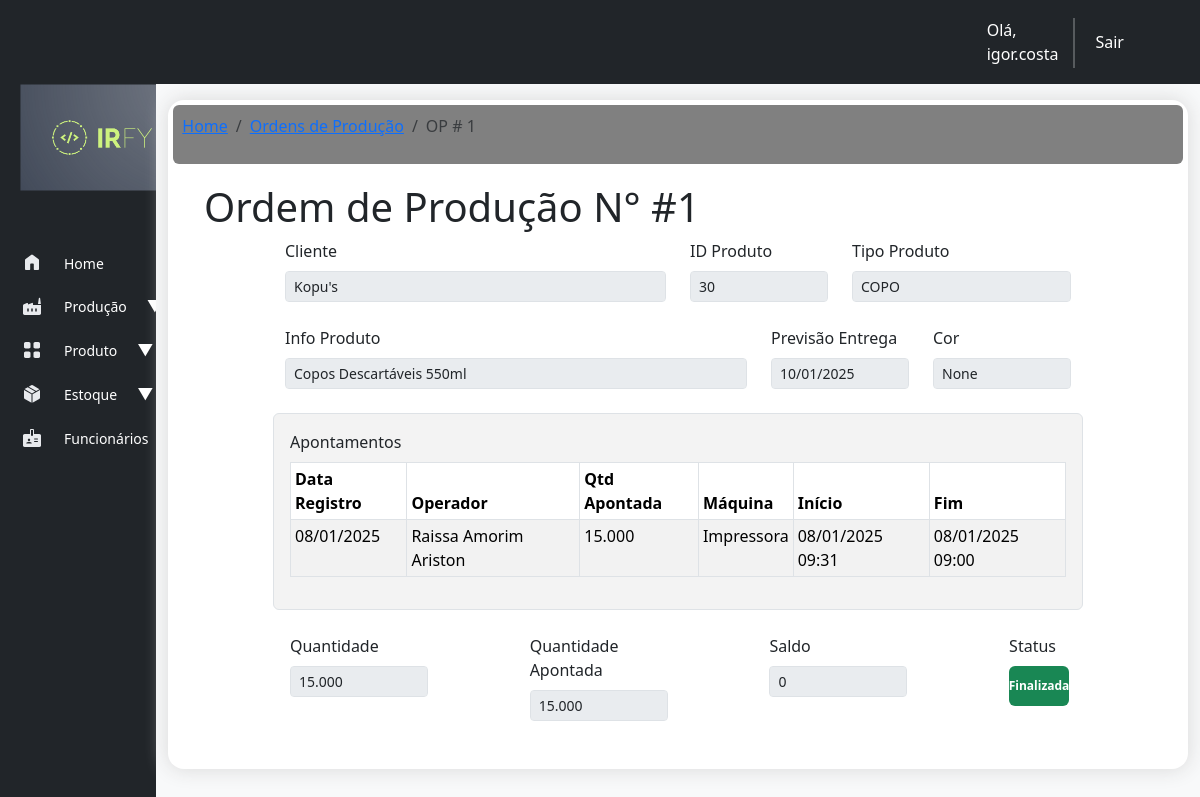
The page /producao/ordem_producao/1/ (signed in) on the database its author committed.
### producao/models.py (models this page shows, shortened)
class OrdemProducao(models.Model):
    STATUS_CHOICES = [
        ('pendente', 'Pendente'),
        ('em_producao', 'Em Produção'),
        ('finalizada', 'Finalizada'),
    ]
    cliente = models.ForeignKey(Cliente, on_delete=models.CASCADE)
    produto = models.ForeignKey(Produto, on_delete=models.CASCADE)
    quantidade = models.FloatField()
    quantidade_produzida = models.FloatField(default=0)
    saldo_op = models.FloatField(blank=True, null=True)
    data_criacao = models.DateTimeField(auto_now_add=True)
    data_previsao = models.DateField()
    status = models.CharField(max_length=20, choices=STATUS_CHOICES, default='pendente')
    is_estoque = models.BooleanField(default=0)
    data_fabricacao = models.DateField(null=True)
    lote = models.CharField(max_length=10, null=True)
    class Meta:
        verbose_name_plural = 'ordens_de_producao'

class ApontamentoProducao(models.Model):
    ordem_producao = models.ForeignKey(OrdemProducao, on_delete=models.CASCADE)
    quantidade_produzida = models.IntegerField()
    maquina = models.ForeignKey(Maquina, on_delete=models.CASCADE)
    funcionario_apontamento = models.ForeignKey(Funcionario, on_delete=models.CASCADE, default=1)
    inicio_producao = models.DateTimeField()
    fim_producao = models.DateTimeField()
    data_input_apontamento = models.DateTimeField(auto_now_add=True)
    class Meta:
        verbose_name_plural = 'Apontamentos'

class Maquina(models.Model):
    STATUS_CHOICES = [
        ('ativo', 'Ativo'),
        ('inativo', 'Inativo'),
    ]
    nome = models.CharField(max_length=255)
    codigo = models.CharField(max_length=50, unique=True)
    observacao = models.CharField(max_length=300, blank=True, null=True)
    capacidade_producao = models.DecimalField(max_digits=10, decimal_places=2)
    em_manutencao = models.BooleanField(default=False)
    status = models.CharField(max_length=7, choices=STATUS_CHOICES, default="ativo")
    date_added = models.DateTimeField(auto_now_add=True)
    def __str__(self):
        return self.nome

### cadastro/models.py (models this page shows)
class Cliente(models.Model):
    TIPOS_CLIENTE = [
        ('pf', 'Pessoa Física'),
        ('pj', 'Pessoa Jurídica'),
    ]
    nome_cliente = models.CharField(max_length=255)
    tipo_cliente = models.CharField(max_length=2, choices=TIPOS_CLIENTE, default='pf')
    cpf_cnpj = models.CharField(max_length=18, unique=True)
    email = models.EmailField(max_length=254)
    telefone = models.CharField(max_length=20, blank=True, null=True)
    endereco = models.TextField()
    data_cadastro = models.DateTimeField(auto_now_add=True)
    def __str__(self):
        return self.nome_cliente

class Produto(models.Model):
    STATUS_PRODUTO = [
        ('ativo', 'Ativo'),
        ('inativo', 'Inativo'),
    ]
    cliente = models.ForeignKey(Cliente, on_delete=models.CASCADE)
    nome = models.CharField(max_length=255)
    codigo = models.CharField(max_length=50, unique=True)
    descricao = models.TextField(blank=True, null=True)
    material = models.CharField(max_length=100, null=True)
    peso = models.DecimalField(max_digits=10, decimal_places=2, null=True)
    volume = models.DecimalField(max_digits=10, decimal_places=2, null=True)
    cor = models.CharField(max_length=50, null=True)
    status = models.CharField(max_length=7, choices=STATUS_PRODUTO, default="ativo", null=True)
    def __str__(self):
        return self.codigo

class Funcionario(models.Model):
    STATUS_CHOICES = [
        ('ativo', 'Ativo'),        ('inativo', 'Inativo'),
    ]
    nome_funcionario = models.CharField(max_length=100)
    matricula_funcionario = models.CharField(max_length=5, unique=True)
    status = models.CharField(max_length=7, choices=STATUS_CHOICES, default="ativo")
    created_at = models.DateField(auto_now_add=True)
    def __str__(self):
        return self.nome_funcionario

### producao/views.py (the view)
# urls.py: path('ordem_producao/<ordem_producao_id>/', views.ordem_de_producao, name='ordem_producao'),
@login_required
def ordem_de_producao(request, ordem_producao_id):
    ordem_producao = OrdemProducao.objects.get(id=ordem_producao_id)
    apontamentos = ApontamentoProducao.objects.filter(ordem_producao=ordem_producao)
    context = {'ordem_producao': ordem_producao, 'apontamentos': apontamentos}
    return render(request, 'producao/ordem_producao.html', context)

### producao/templates/producao/ordem_producao.html
{% extends "base.html" %}
{% load humanize %}
{% load django_bootstrap5 %}
{% block header %}
    <nav aria-label="breadcrumb">
        <ol class="breadcrumb">
            <li class="breadcrumb-item"><a href="{% url 'index' %}">Home</a></li>
            <li class="breadcrumb-item"><a href="{% url 'list_ordens' %}">Ordens de Produção</a></li>
            <li class="breadcrumb-item active" aria-current="page">OP # {{ ordem_producao.id }}</li>
        </ol>
    </nav>
{% endblock header %}
{% block content %}
    <div class="container">
            <h1 class="display-6"> Ordem de Produção N° #{{ ordem_producao.id }}</h1>
        <div class="row d-flex justify-content-center">
            <div class="col-md-5 mb-4">
                <label for="disabledTextInput" class="form-label">Cliente</label>
                <input disabled type="text" id="disabledTextInput" class="form-control form-control-sm" value="{{ ordem_producao.cliente }}">
            </div>
            <div class="col-md-2 mb-4">
                <label for="disabledTextInput" class="form-label">ID Produto</label>
                <input disabled type="text" id="disabledTextInput" class="form-control form-control-sm" value="{{ ordem_producao.produto }}">
            </div>
            <div class="col-md-3 mb-4">
                <label for="disabledTextInput" class="form-label">Tipo Produto</label>
                <input disabled type="text" id="disabledTextInput" class="form-control form-control-sm" value="{{ ordem_producao.produto.nome }}">
            </div>
        </div>
        <div class="row d-flex justify-content-center">
            <div class="col-md-6 mb-4">
                <label for="disabledTextInput" class="form-label">Info Produto</label>
                <input disabled type="text" id="disabledTextInput" class="form-control form-control-sm" value="{{ ordem_producao.produto.descricao }}">
            </div>
            <div class="col-md-2 mb-4">
                <label for="disabledTextInput" class="form-label">Previsão Entrega</label>
                <input disabled type="text" id="disabledTextInput" class="form-control form-control-sm" value="{{ ordem_producao.data_previsao | date:'d/m/Y' }}">
            </div>
            <div class="col-md-2 mb-4">
                <label for="disabledTextInput" class="form-label">Cor</label>
                <input disabled type="text" id="disabledTextInput" class="form-control form-control-sm" value="{{ ordem_producao.produto.cor }}">
            </div>
        </div>
        <div class="row d-flex justify-content-center">
            <div class="col-md-10 mb-4 p-3 border rounded" style="background-color: #f3f3f3;">
                <label class="form-label">Apontamentos</label>
                <table class="table table-bordered table-striped table-sm">
                    <thead>
                        <tr>
                            <th>Data Registro</th>
                            <th>Operador</th>
                            <th>Qtd Apontada</th>
                            <th>Máquina</th>
                            <th>Início</th>
                            <th>Fim</th>
                        </tr>
                    </thead>
                    <tbody>
                        {% for apontamento in apontamentos %}
                        <tr>
                            <td> {{ apontamento.data_input_apontamento | date:'d/m/Y' }} </td>
                            <td> {{ apontamento.funcionario_apontamento }} </td>
                            <td> {{ apontamento.quantidade_produzida | intcomma }} </td>
                            <td> {{ apontamento.maquina }} </td>
                            <td> {{ apontamento.inicio_producao | date:'d/m/Y H:s' }} </td>
                            <td> {{ apontamento.fim_producao | date:'d/m/Y H:s' }} </td>
                        </tr>
                        {% empty %}
                        <tr>
                            <td colspan="5">Nenhum apontamento encontrado.</td>
                        </tr>
                        {% endfor %}
                    </tbody>
                </table>
            </div>
        </div>
        <div class="row d-flex justify-content-center">
            <div class="col-md-2 mb-4">
                <label for="disabledTextInput" class="form-label">Quantidade</label>
                <input disabled type="text" id="disabledTextInput" class="form-control form-control-sm" value="{{ ordem_producao.quantidade|floatformat:0|intcomma }}">
            </div>
            <div class="col-md-2 mb-4" style="margin-left: 8%;">
                <label for="disabledTextInput" class="form-label">Quantidade Apontada</label>
                <input disabled type="text" id="disabledTextInput" class="form-control form-control-sm" value="{{ ordem_producao.quantidade_produzida|floatformat:0|intcomma }}">
            </div>
            <div class="col-md-2 mb-4" style="margin-left: 8%;">
                <label for="disabledTextInput" class="form-label">Saldo</label>
                <input disabled type="text" id="disabledTextInput" class="form-control form-control-sm" value="{{ ordem_producao.saldo_op|floatformat:0|intcomma }}">
            </div>
            <div class="col-md-1 mb-4" style="margin-left: 8%;">
                <label for="disabledTextInput" class="form-label">Status</label>
                {% if ordem_producao.status == "em_producao"%}
                <td><span class="badge text-bg-primary d-flex align-items-center justify-content-center"
                        style="height: 45%; width: 105%;">{{ ordem_producao.get_status_display }}</span></td>
                {% elif ordem_producao.status == "pendente" %}
                <td> <span class="badge text-bg-warning d-flex align-items-center justify-content-center"
                        style="height: 45%; width: 105%;">{{ ordem_producao.get_status_display }}</span></td>
                {% else %}
                <td> <span class="badge text-bg-success d-flex align-items-center justify-content-center"
                        style="height: 45%; width: 105%;">{{ ordem_producao.get_status_display }}</span></td>
                {% endif %}
            </div>
        </div>
    </div>
{% endblock content %}

### templates/base.html (shortened to what this page needs)
{% load django_bootstrap5 %}
<!DOCTYPE html>
<html lang="pt-br">
<head>
  {% bootstrap_css %}
  {% load static %}
  <link rel="stylesheet" href="{% static 'style/base.css' %}">
</head>
<body>
  <nav class="navbar navbar-expand-lg bg-dark">
    <div class="container-fluid">
      <div class="d-flex">
        {% if user.is_authenticated %}
          <p class="nav-link text-white mb-0" aria-current="page" style="margin-right: -3%;">Olá, {{ user.username }}</p>
          <div class="vr text-light" style=" margin-top: 10px; width: 7px; height: 50px;"></div>
          <a class="nav-link active" aria-current="page" href="{% url 'logout' %}">Sair</a>
        {% endif %}
      </div>
    </div>
  </nav>
  <div class="container-fluid">
    <div class="row flex-nowrap">
      <div class="col-auto col-md-1 col-xl-1 bg-dark backSidebar">
        <div class="d-flex flex-column align-items-start min-vh-100">
          <div class="sidebar">
            <img class="logo-irfy rounded img-fluid" src="{% static 'core/logo-irfy2.png' %}">
            <nav class="nav flex-column">
              <a class="nav-link" href="{% url 'index' %}">
                <span class="spanIcon"><img class="sideIcon" src="{% static 'icons/home.svg' %}"></span>
                <span class="description">Home</span>
              </a>
              <a class="nav-link" href="#" data-bs-toggle="collapse" data-bs-target="#submenuProducao"
                aria-expanded="false" aria-controls="submenuProducao">
                <span class="spanIcon"><img class="sideIcon" src="{% static 'icons/factory.svg' %}"></span>
                <span class="description">Produção</span>
                <span class="arrow">▼</span>
              </a>
              <a class="nav-link" href="#" data-bs-toggle="collapse" data-bs-target="#submenuProduto"
                aria-expanded="false" aria-controls="submenuProduto">
                <span class="spanIcon"><img class="sideIcon" src="{% static 'icons/product.svg' %}"></span>
                <span class="description">Produto</span>
                <span class="arrow">▼</span>
              </a>
              <a class="nav-link" href="#" data-bs-toggle="collapse" data-bs-target="#submenuEstoque"
                aria-expanded="false" aria-controls="submenuEstoque">
                <span class="spanIcon"><img class="sideIcon" src="{% static 'icons/package.svg' %}"></span>
                <span class="description">Estoque</span>
                <span class="arrow">▼</span>
              </a>
              <a class="nav-link" href="#" data-bs-toggle="collapse" data-bs-target="#submenuFuncionarios"
                aria-expanded="false" aria-controls="submenuFuncionarios">
                <span class="spanIcon"><img class="sideIcon" src="{% static 'icons/employees.svg' %}"></span>
                <span class="description">Funcionários</span>
                <span class="arrow">▼</span>
              </a>
            </nav>
          </div>
        </div>
      </div>
      <div class="col py-3 bg-light">
        <div class="container bg-white rounded-4 p-4 " style="box-shadow: 0px 0px 20px 1px #dbdbdb;">
          <div class="card card-header-actions" style="margin: -2%; margin-bottom: 2%; height: 10%; background-color: gray; border: none; padding: 1%;">{% block header %}{% endblock header %}</div>
          <div>{% block content %} {% endblock content %}</div>
        </div>
      </div>
    </div>
  </div>
</body>
</html>

### static/style/base.css (style rules this page uses)
.backSidebar { width: 13%; padding: 0%; }
.nav-link { width: 100%; display: flex; align-items: center; gap: 20px; padding: 10px 20px; color: white; }
.description { font-size: 14px; }
.logo-irfy { width: 100%; padding: 10%; margin-bottom: 15%; margin-top: -10%; }
.sideIcon { padding: 0; margin: 0; }
.spanIcon { margin-top: -2%; }

### rows shown on the page
OrdemProducao: id "1", cliente "Kopu's", produto "30", produto.nome "COPO", produto.descricao "Copos Descartáveis 550ml", data_previsao "10/01/2025", produto.cor "None", quantidade "15.000", quantidade_produzida "15.000", saldo_op "0", status "Finalizada"
ApontamentoProducao: data_input_apontamento "08/01/2025", funcionario_apontamento "Raissa Amorim Ariston", quantidade_produzida "15.000", maquina "Impressora", inicio_producao "08/01/2025 09:31", fim_producao "08/01/2025 09:00"

### other values the page prints
{{ user.username }} "igor.costa"
